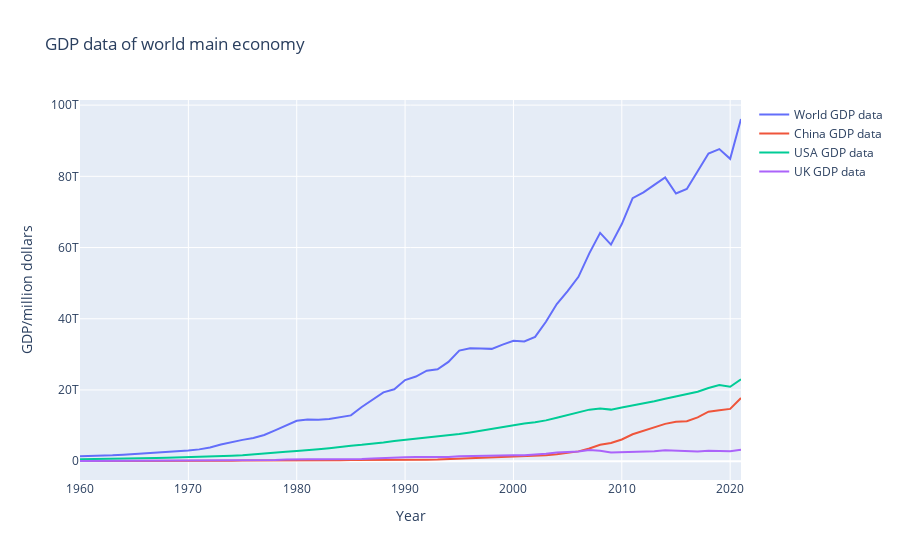

Source (notebook cell):
### Code cell
# plot of page1
import plotly.graph_objects as go
 #show gdp data
world_gdp_data = pd.read_csv('API_NY.GDP.MKTP.CD_DS2_en_csv_v2_4251000.csv')
# world_gdp_data = world_gdp_data.reset_index(drop=True)
world_gdp = world_gdp_data.iloc[259][4:66]
China_gdp = world_gdp_data.iloc[40][4:66]
USA_gdp = world_gdp_data.iloc[251][4:66]
UK_gdp = world_gdp_data.iloc[81][4:66]
        # print(Russian_gdp)
x = np.arange(1960, 2022, 1)
fig1 = go.Figure(go.Scatter(
                    x = x,
                    y = world_gdp, 
                    name = 'World GDP data'),layout=go.Layout(title=go.layout.Title(text="GDP data of world main economy"),
                                                             xaxis_title="Year", yaxis_title="GDP/million dollars",)
                )
fig1.add_trace(go.Scatter(
                    x = x,
                    y = China_gdp, 
                    name = 'China GDP data')
                )
fig1.add_trace(go.Scatter(
                    x = x,
                    y = USA_gdp, 
                    name = 'USA GDP data')
                )
fig1.add_trace(go.Scatter(
                    x = x,
                    y = UK_gdp, 
                    name = 'UK GDP data')
                )

#show gdp per capital data
world_gdp_perCapital_data = pd.read_csv('API_NY.GDP.PCAP.CD_DS2_en_csv_v2_4251004.csv')
world_gdp_perCapital = world_gdp_perCapital_data.iloc[259][4:66]
China_gdp_perCapital = world_gdp_perCapital_data.iloc[40][4:66]
USA_gdp_perCapital = world_gdp_perCapital_data.iloc[251][4:66]
UK_gdp_perCapital = world_gdp_perCapital_data.iloc[81][4:66]
x2 = np.arange(1960, 2022, 1)
fig2 = go.Figure(go.Scatter(
                    x = x2,
                    y = world_gdp_perCapital, 
                    name = 'World GDP per capital data'),layout=go.Layout(title=go.layout.Title(text="GDP per capital data of world main economy"),
                                                             xaxis_title="Year", yaxis_title='GDP per capital/dollars',)
                )
fig2.add_trace(go.Scatter(
                    x = x2,
                    y = China_gdp_perCapital, 
                    name = 'China GDP per capital data')
                )
fig2.add_trace(go.Scatter(
                    x = x2,
                    y = USA_gdp_perCapital, 
                    name = 'USA GDP per capital data')
                )
fig2.add_trace(go.Scatter(
                    x = x2,
                    y = UK_gdp_perCapital, 
                    name = 'UK GDP per capitaldata')
                )

#show gdp growth rate data
world_gdp_growth_data = pd.read_csv('API_NY.GDP.PCAP.KD.ZG_DS2_en_csv_v2_4250851.csv')
world_gdp_growth = world_gdp_growth_data.iloc[259][4:66]
China_gdp_growth = world_gdp_growth_data.iloc[40][4:66]
USA_gdp_growth = world_gdp_growth_data.iloc[251][4:66]
UK_gdp_growth = world_gdp_growth_data.iloc[81][4:66]
x3 = np.arange(1960, 2022, 1)
fig3 = go.Figure(go.Scatter(
                    x = x3,
                    y = world_gdp_growth, 
                    name = 'World GDP growth rate'),layout=go.Layout(title=go.layout.Title(text="GDP growth rate of world main economy"),
                                                             xaxis_title="Year", yaxis_title='GDP growth rate/percent',)
                )
fig3.add_trace(go.Scatter(
                    x = x3,
                    y = China_gdp_growth, 
                    name = 'China GDP growth rate')
                )
fig3.add_trace(go.Scatter(
                    x = x3,
                    y = USA_gdp_growth, 
                    name = 'USA GDP growth rate')
                )
fig3.add_trace(go.Scatter(
                    x = x3,
                    y = UK_gdp_growth, 
                    name = 'UK GDP growth rate')
                )

# show world electricity consumption data
world_electricity_data = pd.read_csv('API_EG.USE.ELEC.KH.PC_DS2_en_csv_v2_4251643.csv')
world_electricity = world_electricity_data.iloc[259][4:66]
China_electricity = world_electricity_data.iloc[40][4:66]
USA_electricity = world_electricity_data.iloc[251][4:66]
UK_electricity = world_electricity_data.iloc[81][4:66]
x4 = np.arange(1960, 2022, 1)
fig4 = go.Figure(go.Scatter(
                    x = x4,
                    y = world_electricity, 
                    name = 'World electricity consumption'),layout=go.Layout(title=go.layout.Title(text="Electricity Consumption of world main economy"),
                                                             xaxis_title="Year", yaxis_title='Electricity consumption / kW·h per capital',)
                )
fig4.add_trace(go.Scatter(
                    x = x4,
                    y = China_electricity, 
                    name = 'China electricity consumption')
                )
fig4.add_trace(go.Scatter(
                    x = x4,
                    y = USA_electricity, 
                    name = 'USA electricity consumption')
                )
fig4.add_trace(go.Scatter(
                    x = x4,
                    y = UK_electricity, 
                    name = 'UK electricity consumption')
                )

# show world population rate data
world_population_data = pd.read_csv('API_SP.POP.GROW_DS2_en_csv_v2_4251293.csv')
world_population = world_population_data.iloc[259][4:66]
China_population = world_population_data.iloc[40][4:66]
USA_population = world_population_data.iloc[251][4:66]
UK_population = world_population_data.iloc[81][4:66]
x5 = np.arange(1960, 2022, 1)
fig5 = go.Figure(go.Scatter(
                    x = x5,
                    y = world_population, 
                    name = 'World population growth rate'),layout=go.Layout(title=go.layout.Title(text="Population growth rate of world main economy"),
                                                             xaxis_title="Year", yaxis_title='Population growth rate / percent',)
                )
fig5.add_trace(go.Scatter(
                    x = x5,
                    y = China_population, 
                    name = 'China population growth rate')
                )
fig5.add_trace(go.Scatter(
                    x = x5,
                    y = USA_population, 
                    name = 'USA population growth rate')
                )
fig5.add_trace(go.Scatter(
                    x = x5,
                    y = UK_population, 
                    name = 'UK population growth rate')
                )

# show world inflation data(GDP deflator)
world_inflation_data = pd.read_csv('API_NY.GDP.DEFL.KD.ZG_DS2_en_csv_v2_4250766.csv')
world_inflation = world_inflation_data.iloc[259][4:66]
China_inflation = world_inflation_data.iloc[40][4:66]
USA_inflation = world_inflation_data.iloc[251][4:66]
UK_inflation = world_inflation_data.iloc[81][4:66]
x6 = np.arange(1960, 2022, 1)
fig6 = go.Figure(go.Scatter(
                    x = x6,
                    y = world_inflation, 
                    name = 'World inflation rate'),layout=go.Layout(title=go.layout.Title(text="inflation rate of world main economy"),
                                                             xaxis_title="Year", yaxis_title='inflation rate / percent',)
                )
fig6.add_trace(go.Scatter(
                    x = x6,
                    y = China_inflation, 
                    name = 'China inflation rate')
                )
fig6.add_trace(go.Scatter(
                    x = x6,
                    y = USA_inflation, 
                    name = 'USA inflation rate')
                )
fig6.add_trace(go.Scatter(
                    x = x6,
                    y = UK_inflation, 
                    name = 'UK inflation rate')
                )

#show gold data
start_date = '2021-1-1'
today = datetime.date.today()
latest_day = today + datetime.timedelta(days=-1)
# end_date = '2022-7-22'
Gold_data = yf.download('GLD', start=start_date, end=latest_day, group_by="ticker", proxy="127.0.0.1:33210",
                                index_col=0, auto_adjust=True)
fig7 = go.Figure(go.Scatter(Gold_data['Close']),layout=go.Layout(title=go.layout.Title(text=f'Gold Price from{start_date} until {today}'),
                                                             xaxis_title="Year", yaxis_title='Gold Price/dollar',)
                )

#show oil data
Oil_data = yf.download('USO', start=start_date, end=today, group_by="ticker", proxy="127.0.0.1:33210",
                               index_col=0, auto_adjust=True)
fig8 = go.Figure(go.Scatter(Oil_data['Close']),layout=go.Layout(title=go.layout.Title(text=f'Oil Price from{start_date} until {today}'),
                                                             xaxis_title="Year", yaxis_title='Oil Price/dollar',)
                )

#show gas data
Gas_data = yf.download('UNG', start=start_date, end=today, group_by="ticker", proxy="127.0.0.1:33210",
                               index_col=0, auto_adjust=True)
fig9 = go.Figure(go.Scatter(asOil_data['Close']),layout=go.Layout(title=go.layout.Title(text=f'Gas Price from{start_date} until {today}'),
                                                             xaxis_title="Year", yaxis_title='Gas Price/dollar',)
                )

### Figure 1 — Plotly figure (JSON) as saved in the notebook; plotly's stock layout.template omitted (floating-point values rounded to 4 significant figures)
{"data": [{"name": "World GDP data", "type": "scatter", "x": [1960, 1961, 1962, 1963, 1964, 1965, 1966, 1967, 1968, 1969, 1970, 1971, 1972, 1973, 1974, 1975, 1976, 1977, 1978, 1979, 1980, 1981, 1982, 1983, 1984, 1985, 1986, 1987, 1988, 1989, 1990, 1991, 1992, 1993, 1994, 1995, 1996, 1997, 1998, 1999, 2000, 2001, 2002, 2003, 2004, 2005, 2006, 2007, 2008, 2009, 2010, 2011, 2012, 2013, 2014, 2015, 2016, 2017, 2018, 2019, 2020, 2021], "y": [1392050000000, 1448390000000, 1550300000000, 1671350000000, 1830000000000, 1993590000000, 2163550000000, 2302170000000, 2484820000000, 2740740000000, 2996750000000, 3310260000000, 3816540000000, 4656240000000, 5366740000000, 5977990000000, 6498370000000, 7349660000000, 8655210000000, 10052700000000, 11334900000000, 11725900000000, 11608100000000, 11838300000000, 12269800000000, 12860100000000, 15205300000000, 17307200000000, 19338000000000, 20194000000000, 22780000000000, 23759600000000, 25406100000000, 25822000000000, 27872300000000, 31043600000000, 31736700000000, 31620400000000, 31540000000000, 32737400000000, 33830900000000, 33615400000000, 34911400000000, 39147000000000, 44117600000000, 47779700000000, 51779800000000, 58355000000000, 64123700000000, 60809100000000, 66596100000000, 73853800000000, 75488100000000, 77607200000000, 79708800000000, 75179300000000, 76465600000000, 81404000000000, 86413000000000, 87652900000000, 84906800000000, 96100100000000]}, {"name": "China GDP data", "type": "scatter", "x": [1960, 1961, 1962, 1963, 1964, 1965, 1966, 1967, 1968, 1969, 1970, 1971, 1972, 1973, 1974, 1975, 1976, 1977, 1978, 1979, 1980, 1981, 1982, 1983, 1984, 1985, 1986, 1987, 1988, 1989, 1990, 1991, 1992, 1993, 1994, 1995, 1996, 1997, 1998, 1999, 2000, 2001, 2002, 2003, 2004, 2005, 2006, 2007, 2008, 2009, 2010, 2011, 2012, 2013, 2014, 2015, 2016, 2017, 2018, 2019, 2020, 2021], "y": [59716467625, 50056868958, 47209359006, 50706799903, 59708343489, 70436266147, 76720285970, 72881631327, 70846535056, 79705906247, 92602973434, 99800958648, 113688000000, 138544000000, 144182000000, 163432000000, 153940000000, 174938000000, 149541000000, 178281000000, 191149000000, 195866000000, 205090000000, 230687000000, 259947000000, 309488000000, 300758000000, 272973000000, 312354000000, 347768000000, 360858000000, 383373000000, 426916000000, 444731000000, 564325000000, 734548000000, 863747000000, 961604000000, 1029040000000, 1094000000000, 1211350000000, 1339400000000, 1470550000000, 1660290000000, 1955350000000, 2285970000000, 2752130000000, 3550340000000, 4594310000000, 5101700000000, 6087160000000, 7551500000000, 8532230000000, 9570410000000, 10475700000000, 11061600000000, 11233300000000, 12310400000000, 13894800000000, 14279900000000, 14687700000000, 17734100000000]}, {"name": "USA GDP data", "type": "scatter", "x": [1960, 1961, 1962, 1963, 1964, 1965, 1966, 1967, 1968, 1969, 1970, 1971, 1972, 1973, 1974, 1975, 1976, 1977, 1978, 1979, 1980, 1981, 1982, 1983, 1984, 1985, 1986, 1987, 1988, 1989, 1990, 1991, 1992, 1993, 1994, 1995, 1996, 1997, 1998, 1999, 2000, 2001, 2002, 2003, 2004, 2005, 2006, 2007, 2008, 2009, 2010, 2011, 2012, 2013, 2014, 2015, 2016, 2017, 2018, 2019, 2020, 2021], "y": [543300000000, 563300000000, 605100000000, 638600000000, 685800000000, 743700000000, 815000000000, 861700000000, 942500000000, 1019900000000, 1073300000000, 1164850000000, 1279110000000, 1425380000000, 1545240000000, 1684900000000, 1873410000000, 2081830000000, 2351600000000, 2627330000000, 2857310000000, 3207040000000, 3343790000000, 3634040000000, 4037610000000, 4338980000000, 4579630000000, 4855220000000, 5236440000000, 5641580000000, 5963140000000, 6158130000000, 6520330000000, 6858560000000, 7287240000000, 7639750000000, 8073120000000, 8577550000000, 9062820000000, 9631170000000, 10250900000000, 10581900000000, 10929100000000, 11456400000000, 12217200000000, 13039200000000, 13815600000000, 14474200000000, 14769900000000, 14478100000000, 15049000000000, 15599700000000, 16254000000000, 16843200000000, 17550700000000, 18206000000000, 18695100000000, 19479600000000, 20527200000000, 21372600000000, 20893700000000, 22996100000000]}, {"name": "UK GDP data", "type": "scatter", "x": [1960, 1961, 1962, 1963, 1964, 1965, 1966, 1967, 1968, 1969, 1970, 1971, 1972, 1973, 1974, 1975, 1976, 1977, 1978, 1979, 1980, 1981, 1982, 1983, 1984, 1985, 1986, 1987, 1988, 1989, 1990, 1991, 1992, 1993, 1994, 1995, 1996, 1997, 1998, 1999, 2000, 2001, 2002, 2003, 2004, 2005, 2006, 2007, 2008, 2009, 2010, 2011, 2012, 2013, 2014, 2015, 2016, 2017, 2018, 2019, 2020, 2021], "y": [73233967692, 77741965703, 81247564157, 86561961812, 94407558351, 101825000000, 108573000000, 113117000000, 107760000000, 116465000000, 130672000000, 148114000000, 169965000000, 192538000000, 206131000000, 241757000000, 232615000000, 263066000000, 335883000000, 438994000000, 564948000000, 540766000000, 515049000000, 489618000000, 461487000000, 489285000000, 601453000000, 745163000000, 910123000000, 926885000000, 1093170000000, 1142800000000, 1179660000000, 1061390000000, 1140490000000, 1346420000000, 1421510000000, 1559570000000, 1653390000000, 1685760000000, 1662130000000, 1643910000000, 1784080000000, 2057090000000, 2421810000000, 2544830000000, 2717060000000, 3106180000000, 2938880000000, 2425800000000, 2491110000000, 2674890000000, 2719160000000, 2803290000000, 3087170000000, 2956570000000, 2722850000000, 2699020000000, 2900790000000, 2878670000000, 2756900000000, 3186860000000]}], "layout": {"title": {"text": "GDP data of world main economy"}, "xaxis": {"title": {"text": "Year"}}, "yaxis": {"title": {"text": "GDP/million dollars"}}}}
